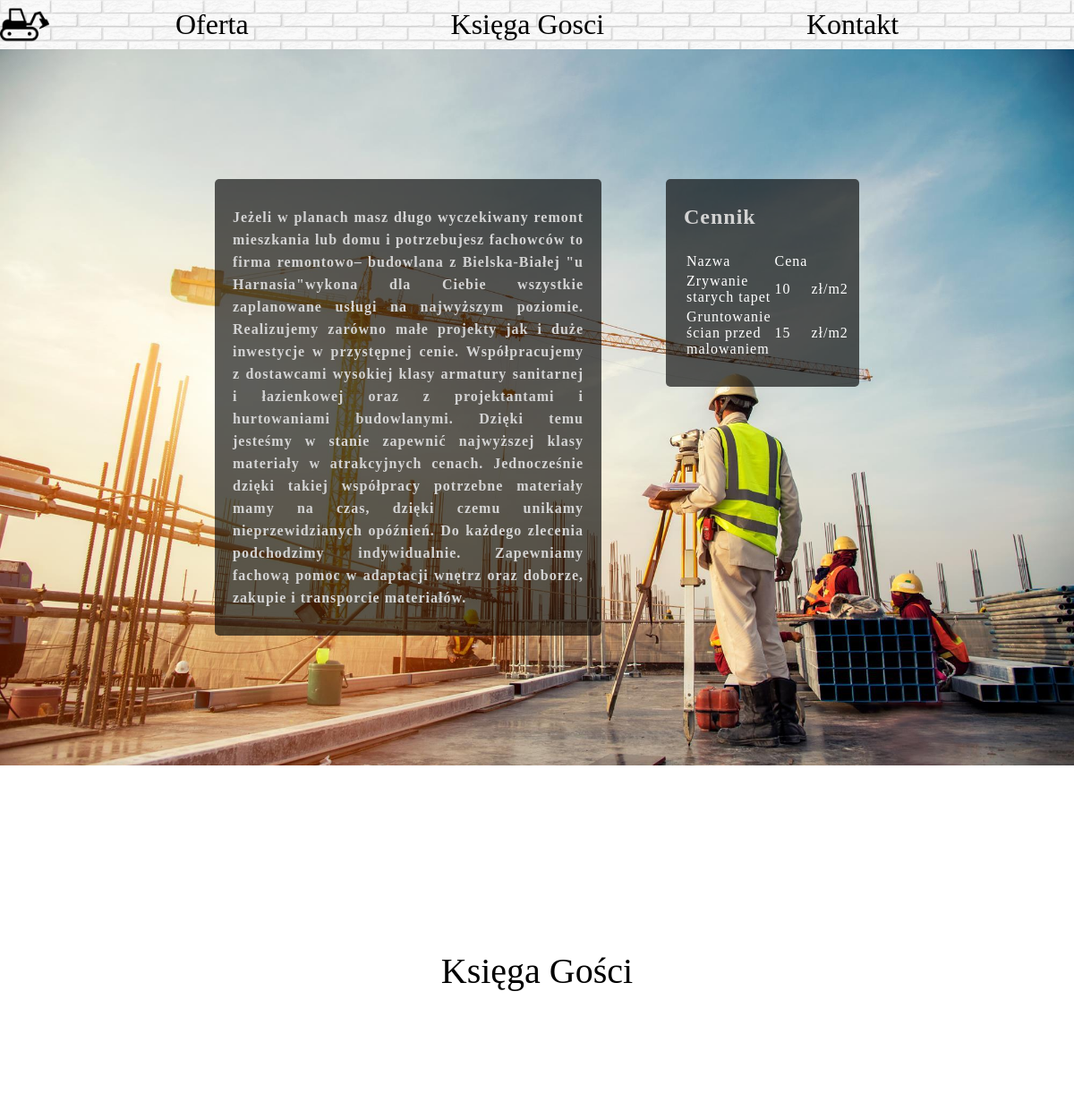
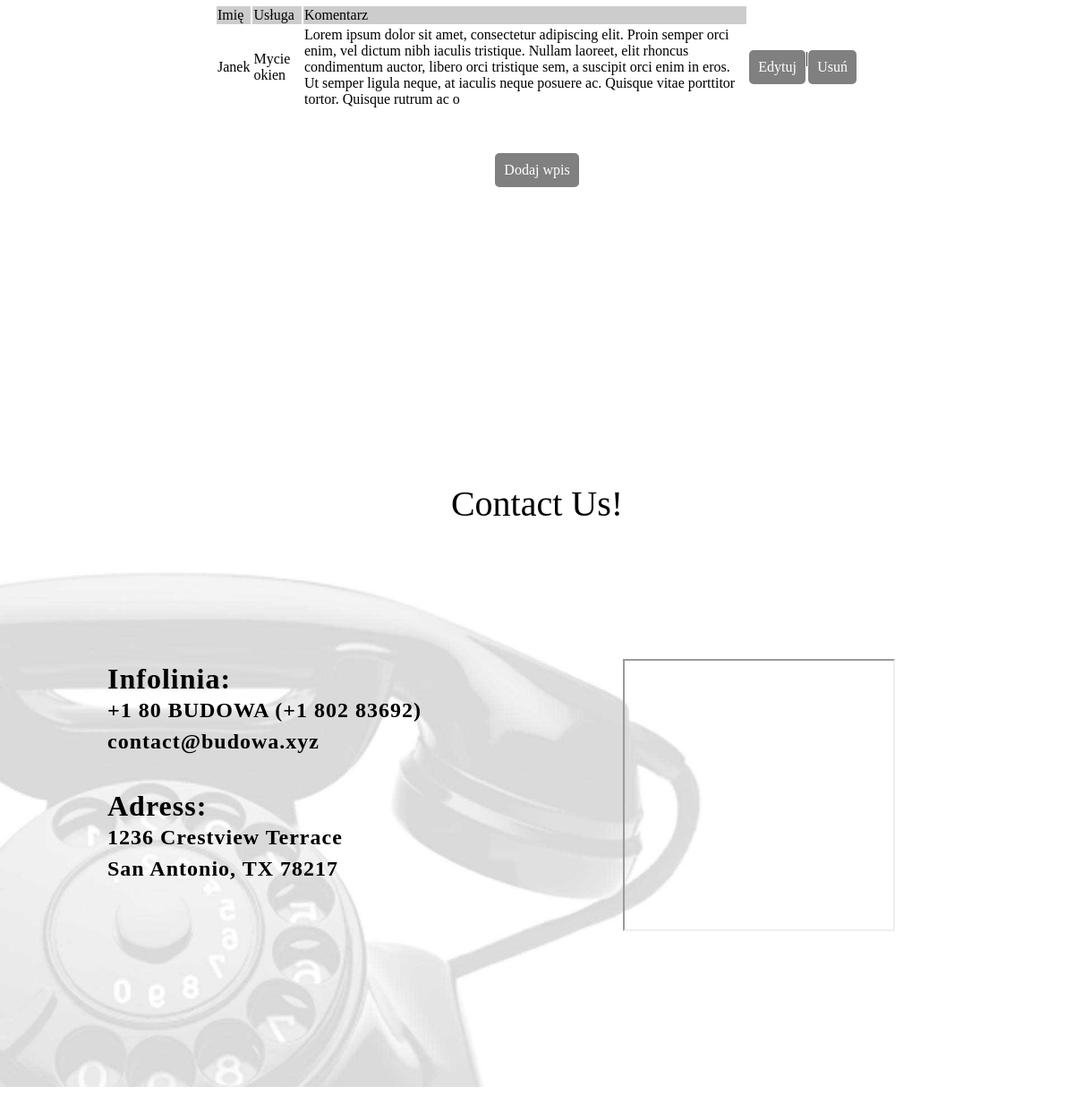
The page / on the database its author committed (2 pictures, top to bottom).
### tables this page shows
CREATE TABLE `oferta` (
  `id` int(120) NOT NULL,
  `nazwa_oferty` varchar(120) NOT NULL,
  `cena` int(120) NOT NULL,
  `opis` text NOT NULL
);

CREATE TABLE `users` (
  `id` int(11) NOT NULL,
  `name` varchar(100) NOT NULL,
  `svc` varchar(100) NOT NULL,
  `comment` text NOT NULL
);

### index.php (the view, shortened to what this page needs)
<?php
include_once 'config.php';
$result = mysqli_query($mysqli, "SELECT * FROM users ORDER BY id DESC");
$query = mysqli_query($mysqli, "SELECT * FROM oferta");
?>
<html>
    <head>
        <link rel="stylesheet" href="style.css">
    </head>
    <body>
        <div class="topbar pattern2">
            <img src="favicon.ico">
            <a href="#home">
                <div class="navbar-option">
                    Oferta
                </div>
            </a>
            <a href="#kg">
                <div class="navbar-option">
                    Księga Gosci
                </div>
            </a>
            <a href="#contact">
                <div class="navbar-option">
                    Kontakt
                </div>
            </a>
        </div>
        <div class="c-content pattern1">
        <div id="home" class="content ">
            <div id="cluster" style="display: flex; justify-content: space-between;">
                <div class="two-thirds ">
                    <div class="bg">
                    <p>
                        Jeżeli w planach masz długo wyczekiwany remont mieszkania lub domu i potrzebujesz fachowców to firma remontowo– budowlana z Bielska-Białej "u Harnasia"wykona dla Ciebie wszystkie zaplanowane usługi na najwyższym poziomie. Realizujemy zarówno małe projekty jak i duże inwestycje w przystępnej cenie. Współpracujemy z dostawcami wysokiej klasy armatury sanitarnej i łazienkowej oraz z projektantami i hurtowaniami budowlanymi. Dzięki temu jesteśmy w stanie zapewnić najwyższej klasy materiały w atrakcyjnych cenach. Jednocześnie dzięki takiej współpracy potrzebne materiały mamy na czas, dzięki czemu unikamy nieprzewidzianych opóźnień. Do każdego zlecenia podchodzimy indywidualnie. Zapewniamy fachową pomoc w adaptacji wnętrz oraz doborze, zakupie i transporcie materiałów.
                    </p>
                </div>
                </div>
                <div id="intro" class="one-third ">
                    <div class="bg">
                    <p>
                        <span class="bolded">Cennik</span><br><br>
                    <table class="striped" style="color: white;">
                    <tr class="header">
                        <td>Nazwa</td>
                        <td>Cena</td>
                        <td></td>
                    </tr>
<?php
while ($row = mysqli_fetch_array($query)) {
echo "<tr>";
echo "<td>".$row['nazwa_oferty']."</td>";
echo "<td>".$row['cena']."</td>";
echo "<td>".$row['opis']."</td>";
echo "</tr>";
}
?>               </table>   </p>
</div>
                </div>
            </div>
        </div>
        </div>
        <div class="c-content">
            <div id="kg" class="content ">
                <div id="cluster" style="">
                      <div class="title"> <span >Księga Gości</span></div><br>
                    <div>
                    <table  border=0>
                        <tr bgcolor='#CCCCCC'>
                            <td>Imię</td>
                            <td>Usługa</td>
                            <td>Komentarz</td>
                        </tr>
                        <?php
                        while($res = mysqli_fetch_array($result)) {
                            echo "<tr>";
                            echo "<td>".$res['name']."</td>";
                            echo "<td>".$res['svc']."</td>";
                            echo "<td>".$res['comment']."</td>";
                            echo "<td><div style=\"display: flex;\"><div class=\"button\"><a href=\"edit.php?id=$res[id]\">Edytuj</a></div> | <div class=\"button\"><a href=\"delete.php?id=$res[id]\" onClick=\"return confirm('Jestes pewny?')\">Usuń</a></div></div></td>";
                        }
                        ?>
                        </table>
                        <div class="button cnt closer"><a href="add.html">Dodaj wpis</a></div>
                    </div>
                </div>
            </div>
         </div>
         <div class="c-content pattern3">
            <div id="contact" class="content ">
                <div id="cluster" >
                    <div style="margin-bottom: 150px">
                    <span class="title">Contact Us!</span>
                </div>
                    <div id="addressBox" style="display: flex;">
                      <div  class="two-thirds">
                        <p><span id="addressLn">Infolinia: </span></p>
                        <p> +1 80 BUDOWA (+1 802 83692) </p>
                        <p><a href="mailto:contact@budowa.xyz">contact@budowa.xyz</a></p>
                        <div>&nbsp;</div>
                        <p><span id="addressLn">Adress:</span></p>
                        <p>1236 Crestview Terrace</p><p>San Antonio, TX 78217</p>
                        <div>&nbsp;</div>
                        </div>
                        <div class="one-third" style="text-align: right;"><iframe style="left: 0;/* text-align: left; */" src="https://embed.waze.com/iframe?zoom=16&amp;lat=29.485112&amp;lon=-98.566219&amp;ct=livemap&amp;pin=1" width="300" height="300" allowfullscreen=""></iframe></div>
                    </div>
                    </div>
                </div>
            </div>
    </body>
</html>

### style.css (style rules this page uses)
html { scroll-behavior: smooth; }
body { margin:0; }
.topbar { display: flex; position: sticky; top: 0; height: 55px; align-items: center; justify-content: space-evenly; width: 100%; font-size: 20px; z-index: 2; }
.topbar img { position: absolute; height:55px; width: auto; left: 0; }
.content { text-align: center; width: auto; height: 100%; }
.navbar-option { font-size: 32px; text-align: center; width: max-content; height: auto; padding: 15px 30px; transition: all 400ms ease; color:#000; }
.topbar a { text-decoration: none; color:#000; }
.title { font-size: 40px; margin-bottom: 3em; }
.closer { margin-top: 3em; }
body .content:nth-child(1) { height: 110%; }
.two-thirds { width: 60%; }
.one-third { width: 30%; }
.bg { background-color: rgba(0, 0, 0, 0.637); padding: 20px; border-radius: 5px; }
.c-content { height: 100vh; display: flex; justify-content: center; align-items: center; }
.pattern1 { background-image: url("images/0_5_8_1862058_constructionsite_942146.jpg"); background-size: cover; }
.pattern2 { background-image: url("images/white-brick-wall-texture-seamless_177006-173.jpg"); background-size: 19%; background-repeat: repeat; }
.pattern3 { background-image: url("images/background-contact-us.jpg"); background-size: cover; }
#addressLn { font-size: 32px; }
table, .cnt { margin-left: auto; margin-right: auto; }
.content { position: absolute; justify-content: space-around; flex-wrap: nowrap; width: 60%; display: flex; flex-direction: column; text-align: center; }
.content p { margin: 10px auto; width: 100%; text-align: justify; color: lightgray; font-weight: 700; letter-spacing: 1px; line-height: 25px; }
#addressBox { margin: 50px 0px; font-size: 24px; color: black; }
#addressBox , #addressBox p { color: black; }
#intro p { font-size: 24px; }
#addressBox p a { color: black; text-decoration: none; }
.button { background-color: gray; width:fit-content; padding: 10px; color: white; border-radius: 5px; }
.button a { text-decoration: none; color: white; }
@media only screen and (max-width: 1200px) { #contact { width: 80%; } }

### rows shown on the page
oferta: nazwa_oferty "Zrywanie starych tapet", cena "10", opis "zł/m2"
oferta: nazwa_oferty "Gruntowanie ścian przed malowaniem", cena "15", opis "zł/m2"
users: name "Janek", svc "Mycie okien", comment "Lorem ipsum dolor sit amet, consectetur adipiscing elit. Proin semper orci enim, vel dictum nibh iaculis tristique. Nullam laoreet, elit rhoncus condimentum auctor, libero orci tristique sem, a suscipit orci enim in eros. Ut semper ligula neque, at iaculis neque posuere ac. Quisque vitae porttitor tortor. Quisque rutrum ac o"
